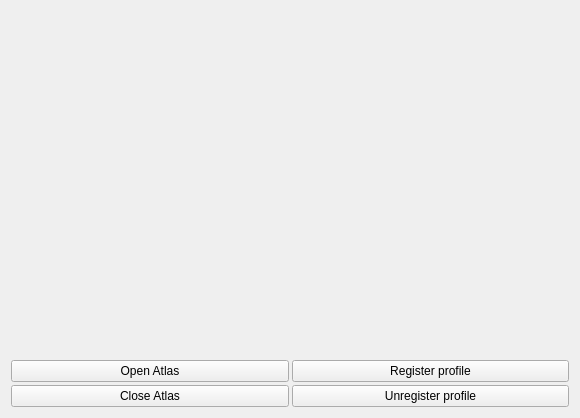
<?xml version="1.0" encoding="UTF-8"?>
<ui version="4.0">
 <class>DemoAtlasProfiles</class>
 <widget class="QWidget" name="DemoAtlasProfiles">
  <property name="windowModality">
   <enum>Qt::WindowModal</enum>
  </property>
  <property name="geometry">
   <rect>
    <x>0</x>
    <y>0</y>
    <width>580</width>
    <height>418</height>
   </rect>
  </property>
  <property name="focusPolicy">
   <enum>Qt::NoFocus</enum>
  </property>
  <property name="windowTitle">
   <string>Form</string>
  </property>
  <layout class="QGridLayout" name="gridLayout_3">
   <item row="0" column="0">
    <layout class="QVBoxLayout" name="verticalLayout" stretch="1,0">
     <item>
      <widget class="PwGisWidget" name="pwgiswidget" native="true">
       <property name="minimumSize">
        <size>
         <width>300</width>
         <height>170</height>
        </size>
       </property>
      </widget>
     </item>
     <item>
      <layout class="QGridLayout" name="gridLayout" rowstretch="0">
       <property name="sizeConstraint">
        <enum>QLayout::SetFixedSize</enum>
       </property>
       <property name="spacing">
        <number>3</number>
       </property>
       <item row="0" column="0">
        <layout class="QHBoxLayout" name="horizontalLayout">
         <item>
          <layout class="QVBoxLayout" name="mapLayout"/>
         </item>
         <item>
          <layout class="QVBoxLayout" name="atlasLayout">
           <item>
            <widget class="QPushButton" name="btnOpenAtlas">
             <property name="text">
              <string>Open Atlas</string>
             </property>
            </widget>
           </item>
           <item>
            <widget class="QPushButton" name="btnCloseAtlas">
             <property name="text">
              <string>Close Atlas</string>
             </property>
            </widget>
           </item>
          </layout>
         </item>
         <item>
          <layout class="QVBoxLayout" name="profileLayout">
           <item>
            <widget class="QPushButton" name="btnRegisterProfile">
             <property name="text">
              <string>Register profile</string>
             </property>
            </widget>
           </item>
           <item>
            <widget class="QPushButton" name="btnUnregisterProfile">
             <property name="text">
              <string>Unregister profile</string>
             </property>
            </widget>
           </item>
          </layout>
         </item>
        </layout>
       </item>
      </layout>
     </item>
    </layout>
   </item>
  </layout>
 </widget>
 <customwidgets>
  <customwidget>
   <class>PwGisWidget</class>
   <extends>QWidget</extends>
   <header location="global">PwGis/pwgiswidget.h</header>
   <container>1</container>
  </customwidget>
 </customwidgets>
 <resources/>
 <connections/>
</ui>
